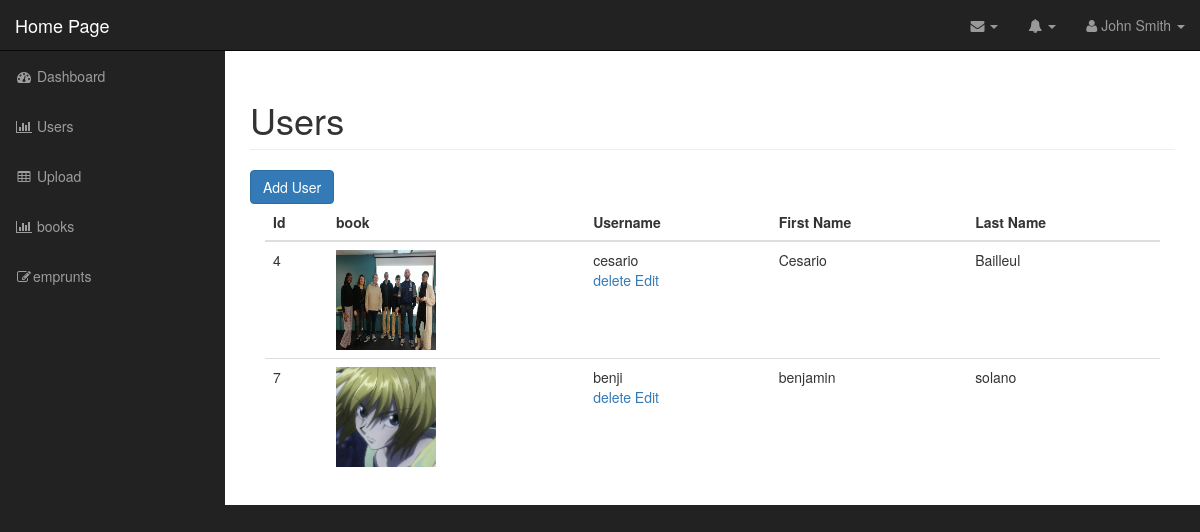
Page /gallery/admin/users.php (signed in) on the committed database.
### tables this page shows
CREATE TABLE `users` (
  `id` int(11) NOT NULL,
  `username` varchar(255) NOT NULL,
  `password` varchar(255) NOT NULL,
  `first_name` varchar(255) NOT NULL,
  `last_name` varchar(255) NOT NULL,
  `user_image` varchar(255) NOT NULL
);

### gallery/admin/includes/database.php (called while the page is built, shortened)
<?php
class Database {
    public $connection;
    public function open_db_connection() {
         $this->connection = new mysqli(DB_HOST,DB_USER,DB_PASS,DB_NAME);
    }
    public function query($sql) {
        $result = $this->connection->query($sql);
        return $result;
    }
}
$database = new Database();

### gallery/admin/includes/db_object.php (called while the page is built, shortened)
<?php
class Db_object {
    protected static $db_table = 'users';
    public static function find_all() {
        return static::find_by_query("SELECT * FROM " . static::$db_table . " " );
    }
    public static function find_by_query($sql) {
        global $database;
        $result_set = $database->query($sql);
        $the_object_array = array();
        while($row = mysqli_fetch_array($result_set)) {
            $the_object_array[] = static::instantation($row);
        }
        return $the_object_array;
    }
    public static function instantation($the_record) {
        $the_object = new $calling_class;
        foreach ($the_record as $the_attribute => $value) {
            if($the_object -> has_the_attribute($the_attribute)) {
                $the_object -> $the_attribute = $value;
            }
        }
        return $the_object;
    }
        private function has_the_attribute($the_attribute) {
            $object_properties = get_object_vars($this);
            return array_key_exists($the_attribute, $object_properties);
        }
}

### gallery/admin/includes/user.php (called while the page is built, shortened)
<?php
require_once('db_object.php');
class User extends Db_object {
    public $user_image;
    public $upload_directory = "images";
    public $image_placeholder = "http://placehold.it/400x400&text=image";
    public function image_path_and_placeholder() {
        return empty($this->user_image) ? $this->image_placeholder : $this->upload_directory.DS.$this->user_image;
    }
}
?>

### gallery/admin/users.php (the view, shortened to what this page needs)
<?php include("includes/header.php"); ?>
<?php
$users = User::find_all();
?>
        <nav class="navbar navbar-inverse navbar-fixed-top" role="navigation">
            <?php include("includes/top_nav.php") ?>
            <?php include("includes/side_nav.php") ?>
        </nav>
        <div id="page-wrapper">
        <div class="container-fluid">
<div class="row">
    <div class="col-lg-12">
        <h1 class="page-header">
            Users
        </h1>
        <a href="add_user.php" class="btn btn-primary">Add User</a>
        <div class="col-md-12">
            <table class="table table-hover">
                <thead>
                    <tr>
                        <th>Id</th>
                        <th>book</th>
                        <th>Username</th>
                        <th>First Name</th>
                        <th>Last Name</th>
                    </tr>
                </thead>
                <tbody>
                    <?php foreach ($users as $user) : ?>
                        <tr>
                        <td><?php echo $user->id; ?></td>
                        <td><img class="admin-user-thumbnail user_image" src="<?php echo $user->image_path_and_placeholder(); ?>" alt="";></td>
                            <td><?php echo $user->username;  ?>
                                <div class="action_links">
                                    <a href="delete_user.php?id=<?php echo $user->id ?>">delete</a>
                                    <a href="edit_user.php?id=<?php echo $user->id ?>">Edit</a>
                                </div>
                        </td>
                        <td><?php echo $user->first_name; ?></td>
                        <td><?php echo $user->last_name; ?></td>
                    </tr>
                    <?php
                        endforeach; ?>
                </tbody>
            </table>
        </div>
    </div>
</div>
</div>
        </div>
  <?php include("includes/footer.php"); ?>

### gallery/admin/css/sb-admin.css (style rules this page uses)
body { margin-top: 100px; background-color: #222; }
@media (min-width:768px) { body { margin-top: 50px; } }
#page-wrapper { width: 100%; padding: 0; background-color: #fff; }
@media (min-width:768px) { #page-wrapper { padding: 10px; } }

### gallery/admin/css/styles.css (style rules this page uses)
.user_image { width: 100px; height: 100px; }

### rows in the picture
users: id "4", user_image (picture), username "cesario", first_name "Cesario", last_name "Bailleul"
users: id "7", user_image (picture), username "benji", first_name "benjamin", last_name "solano"
